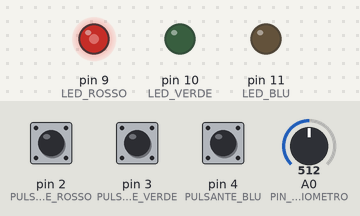
Bench run of a sketch on a simulated Arduino Uno, built with avr-gcc and run on an emulated ATmega328P. On the bench: output pins drawn as LEDs (lit = HIGH). Inputs (shaded band) come from the test bench; at power-on: A0 (PIN_POTENZIOMETRO) = 512, pin 3 (PULSANTE_VERDE) LOW, pin 4 (PULSANTE_BLU) LOW, pin 2 (PULSANTE_ROSSO) LOW.

Above: at 1.2 s.
1.3 s: A0 (PIN_POTENZIOMETRO) set to 716
At 2.4 s:
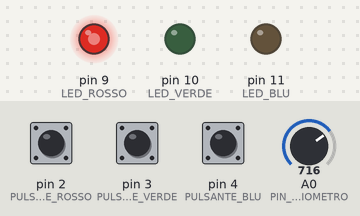
2.8 s: pin 3 (PULSANTE_VERDE) pulled HIGH for 0.15 s
At 3.7 s:
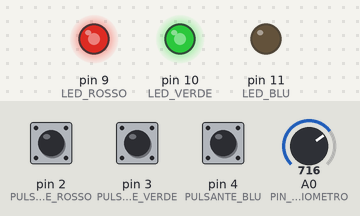
4.4 s: pin 4 (PULSANTE_BLU) pulled HIGH for 0.15 s
At 4.9 s:
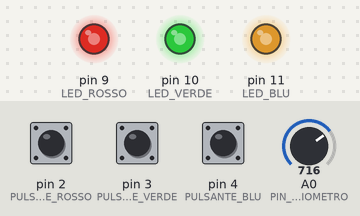
6.0 s: A0 (PIN_POTENZIOMETRO) set to 900
At 7.2 s:
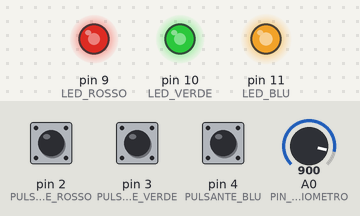
7.5 s: pin 2 (PULSANTE_ROSSO) pulled HIGH for 0.15 s
At 8.2 s:
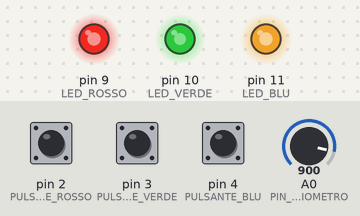
9.1 s: pin 3 (PULSANTE_VERDE) pulled HIGH for 1 s
At 9.8 s:
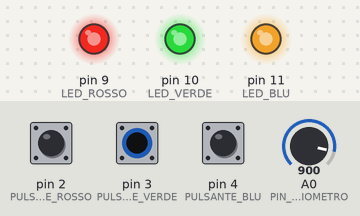
Timing chart, 0 to 12.1 s (numbered marks = the images above; inputs shaded):
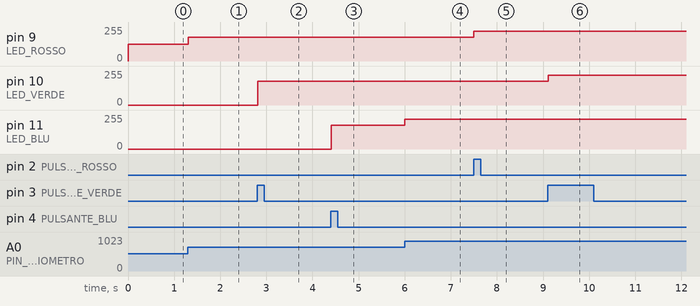

Measured:
- after the input at 1.3 s, pin 9 (LED_ROSSO): 127/255 → 178/255 at once
- after the input at 2.8 s, pin 10 (LED_VERDE): 0/255 → 178/255 at once
- after the input at 4.4 s, pin 11 (LED_BLU): 0/255 → 178/255 at once
- after the input at 6.0 s, pin 11 (LED_BLU): 178/255 → 224/255 at once
- after the input at 7.5 s, pin 9 (LED_ROSSO): 178/255 → 224/255 at once
- after the input at 9.1 s, pin 10 (LED_VERDE): 178/255 → 224/255 at once

The sketch:

_10_LampadaColorata.ino
```cpp
const byte LED_ROSSO         = 9;
const byte LED_VERDE         = 10;
const byte LED_BLU           = 11;

const byte PULSANTE_ROSSO    = 2;
const byte PULSANTE_VERDE    = 3;
const byte PULSANTE_BLU      = 4;

const byte PIN_POTENZIOMETRO = A0;

byte coloreSelezionato       = 0;

void setup() {
  pinMode(LED_ROSSO, OUTPUT);
  pinMode(LED_VERDE, OUTPUT);
  pinMode(LED_BLU, OUTPUT);

  // Impostazioni di avvio: tutto spento
  digitalWrite(LED_ROSSO, 0);
  digitalWrite(LED_VERDE, 0);
  digitalWrite(LED_BLU,   0);
}

void loop() {
  if (digitalRead(PULSANTE_ROSSO) == HIGH)
    coloreSelezionato = 0;
  if (digitalRead(PULSANTE_VERDE) == HIGH)
    coloreSelezionato = 1;
  if (digitalRead(PULSANTE_BLU) == HIGH)
    coloreSelezionato = 2;

  int lettura = analogRead(PIN_POTENZIOMETRO);
  // Attenzione alla divisione!
  byte colore = lettura / 1023.0 * 255;

  if (coloreSelezionato == 0)
    analogWrite(LED_ROSSO, colore);
  else if (coloreSelezionato == 1)
    analogWrite(LED_VERDE, colore);
  else
    analogWrite(LED_BLU, colore);

  delay(10);
}
```
